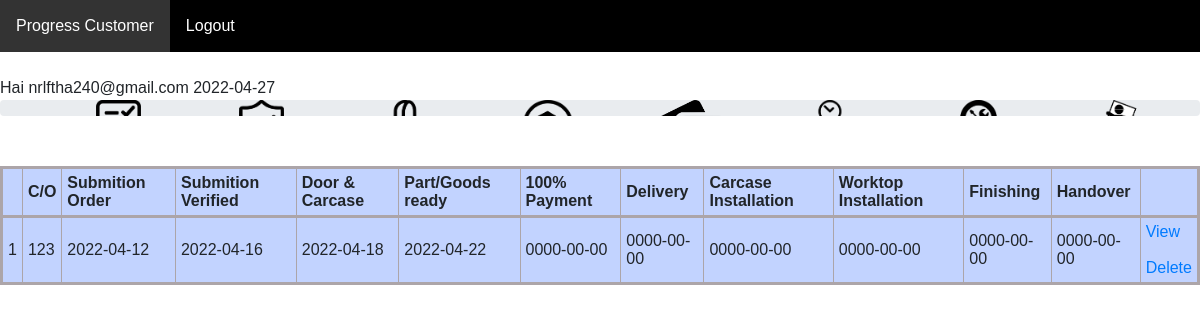
Page /ifkitchen/progress.php (signed in) on the committed database.
### tables this page shows
CREATE TABLE `progress` (
  `idprogress` int(10) NOT NULL,
  `customerno` text NOT NULL,
  `sorder` date NOT NULL,
  `sverify` date NOT NULL,
  `door_carcase` date NOT NULL,
  `part_goods` date NOT NULL,
  `payment` date NOT NULL,
  `delivery` date NOT NULL,
  `carcase_installation` date NOT NULL,
  `worktop_installation` date NOT NULL,
  `finishing` date NOT NULL,
  `handover` date NOT NULL
);

### ifkitchen/progress.php (the view, shortened to what this page needs)
<?php
$customerno = $_SESSION['customerno'];
$des = "SELECT * FROM progress where customerno='{$customerno}'";
$i = 1;
?>
<?php
include ('connection.php');
include('navbarbook.php');
if($_SESSION['customername']){
echo "Hai " . $_SESSION['customername'];
}
?>
<html>
<head>
     <link rel="stylesheet" type="text/css" href="progress.css">
     <link rel="stylesheet" type="text/css" href="style.css">
      <link rel="stylesheet"  href="https://stackpath.bootstrapcdn.com/font-awesome/4.7.0/css/font-awesome.min.css">
    </head>
<body>
        <?php
            $sorder = new DateTime();
            echo $sorder->format('Y-m-d');
           ?>
            <div class="progress">
                <ul class="probar">
            <li>
                <img src="submitorder.png" ><br>
            </li>
            <li>
                <img src="verify.png"><br>
            </li>
            <li>
                <img src="door.png"><br>
            </li>
            <li>
                <img src="goods.png"><br>
            </li>
            <li>
                <img src="payment.png"><br>
            </li>
            <li>
                <img src="delivery.png"><br>
            </li>
            <li>
                <img src="carcaseinstallation.png"><br>
            </li>
            <li>
                <img src="worktop.png"><br>
            </li>
        </ul>
    </div>
    <table border="1" cellpadding="5" align="center">
               <tr>
                    <th><b></b></th>
                    <th><b>C/O</b></th>
                    <th><b>Submition Order</b></th>
                    <th><b>Submition Verified</b></th>
                    <th><b>Door & Carcase </b></th>
                    <th><b>Part/Goods ready</b></th>
                    <th><b>100% Payment</b></th>
                    <th><b>Delivery</b></th>
                    <th><b>Carcase Installation</b></th>
                    <th><b>Worktop Installation</b></th>
                    <th><b>Finishing</b></th>
                    <th><b>Handover</b></th>
                    <th><b></b></th>
               </tr>
			<?php
            $qry = mysqli_query($conn,$des);
			while($row=mysqli_fetch_array($qry)):
			 ?>
		  <tbody>
		  <tr>
		  <td><?php echo $i++ ?></td>
          <td><?php echo $row['customerno'];?></td>
		  <td><?php echo $row['sorder'];?></td>
		  <td><?php echo $row['sverify'];?></td>
		  <td><?php echo $row['door_carcase'];?></td>
		  <td><?php echo $row['part_goods'];?></td>
          <td><?php echo $row['payment'];?></td>
          <td><?php echo $row['delivery'];?></td>
          <td><?php echo $row['carcase_installation'];?></td>
          <td><?php echo $row['worktop_installation'];?></td>
          <td><?php echo $row['finishing'];?></td>
          <td><?php echo $row['handover'];?></td>
		  <td>
                <a href= "view.php?userid=<?php echo $row['idprogress'];?>">View</a>
                <br><br>
				<a href="delete.php?userid=<?php echo $row['idprogress'];?>" onclick=" return confirm ('Are you sure to delete this user?')">Delete</a>
		  </td>
        </tr>
			<?php endwhile; ?>
		</tbody>
	</table>
</body>
</html>

### ifkitchen/progress.css (style rules this page uses)
.progress { margin: 0px auto; }
.progress img { height: 50px; margin-bottom: 40px; }
ul.probar { text-align: center; }
ul.probar li { display: inline-block; width: 140px; position: relative; }

### ifkitchen/style.css (style rules this page uses)
table { border: black; border-collapse: collapse; margin:10px; margin-top:50px; margin-left: auto; margin-right: auto; }
Body { font-family: Calibri, Helvetica, sans-serif; }
tr { border: 3px solid #aca5a9; background-color: rgba(174, 196, 255, 0.747); padding: 10px; }

### ifkitchen/navbarbook.php (style rules this page uses)
html { font-family: Arial; display: inline-block; margin: 0px auto; text-align: center; }

### rows in the picture
progress: customerno "123", sorder "2022-04-12", sverify "2022-04-16", door_carcase "2022-04-18", part_goods "2022-04-22", payment "0000-00-00", delivery "0000-00-00", carcase_installation "0000-00-00", worktop_installation "0000-00-00", finishing "0000-00-00", handover "0000-00-00"

### other values in the picture
$_SESSION['customername'] "nrlftha240@gmail.com"
$sorder->format('Y-m-d') "2022-04-27"
